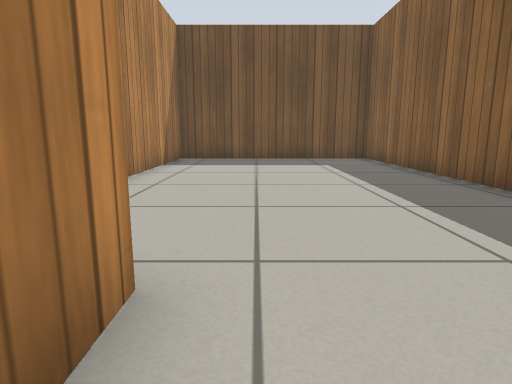
view 1 (above)

12 first-person views from a walk through a world built for the Gazebo simulator. The camera is 0.5 m above the floor, tilts 10° down and sees 75° across. The floor is counted in squares, 0.5 m on a side. Each view is taken from the middle of a square. On the plan, view 1 faces up. The plan holds only what a view shows up to about 12 squares ahead; the rest is blank. Gazebo's built-in surfaces are drawn with simple patterns.

view 2
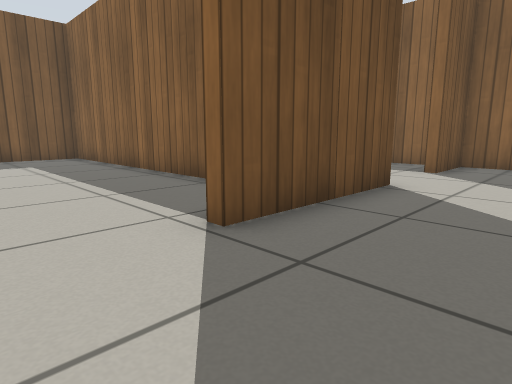

view 3
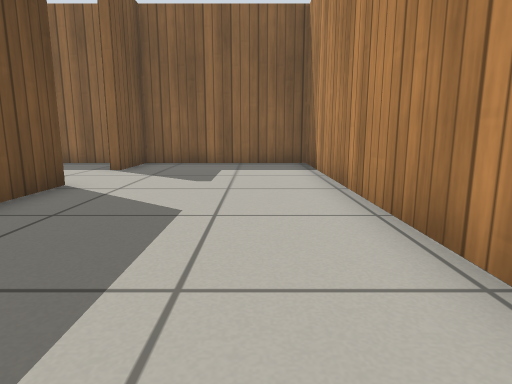

view 4
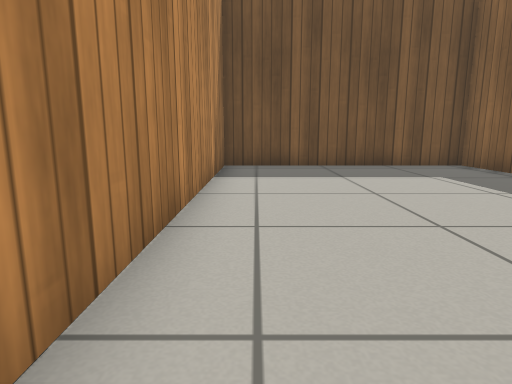

view 5
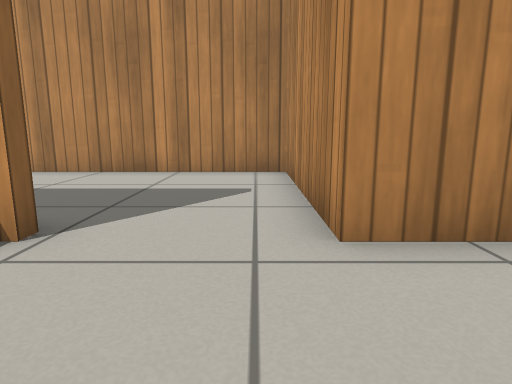

view 6
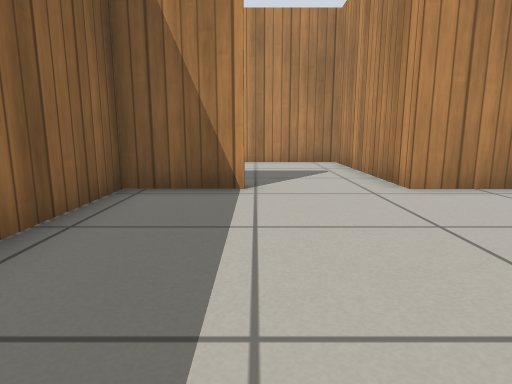

view 7
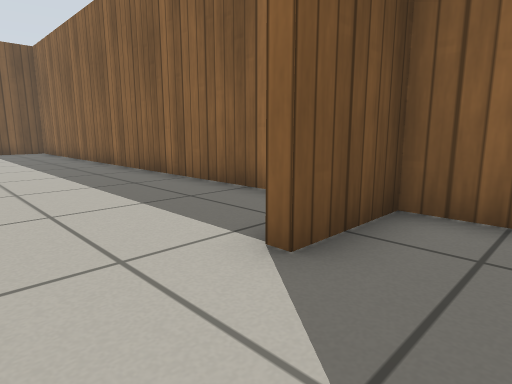

view 8
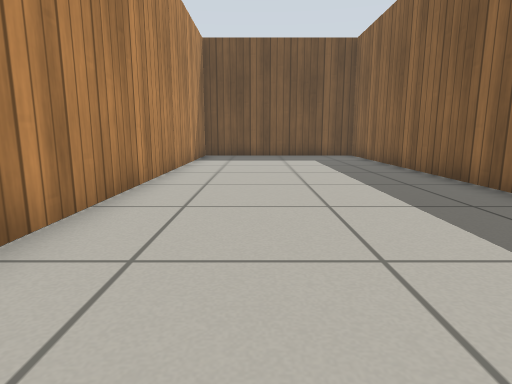

view 9
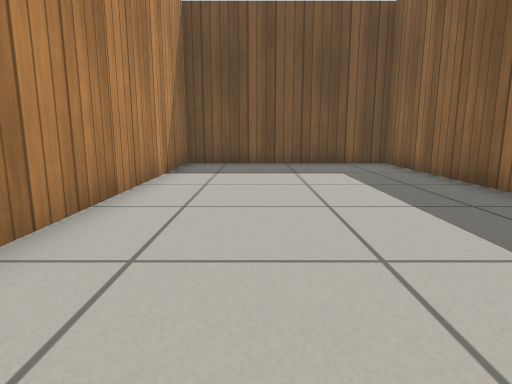

view 10
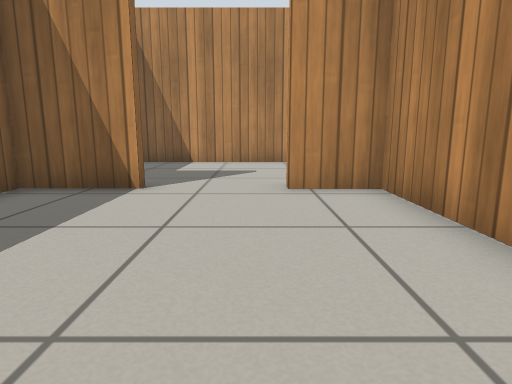

view 11
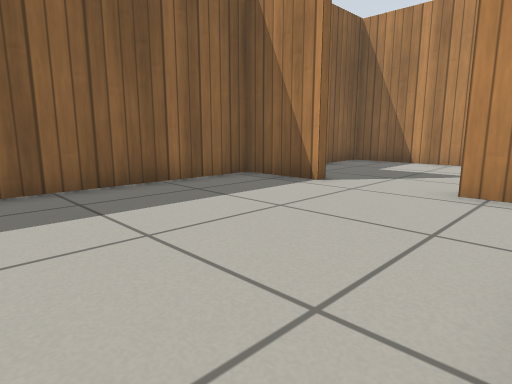

view 12
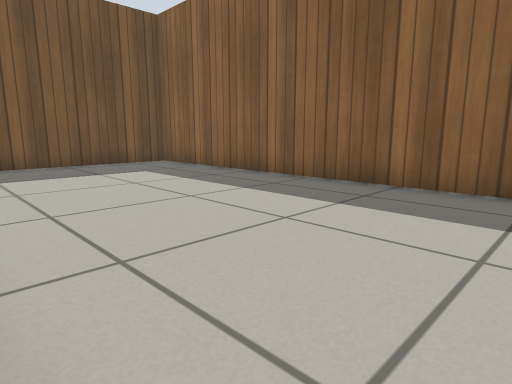

### Floor plan
Ten units are one square. View 1 is at (0, 0); x grows to the right and y downward. Boxes are objects, and circles mark ways between rooms. Rooms are numbered by the first view taken in them; rooms with no view inside come last. Other rooms are left out.
<svg viewBox="-35 -196 153 238">
<path fill="none" stroke="#000" d="M64 -20 64 -17 22 -17M-8 -20 -8 37 113 37 113 -17 90 -17M22 -17 22 -20 44 -20 44 -134 -30 -134 -30 -41M-26 -20 -8 -20M47 -51 47 -20 64 -20M90 -20 113 -20 113 -191 47 -191 47 -69"/>
<circle cx="10" cy="-20" r="3" fill="#2a7"/>
<circle cx="80" cy="-20" r="3" fill="#2a7"/>
<text x="60" y="10">1</text>
<text x="10" y="-80">2</text>
<text x="80" y="-110">3</text>
</svg>
Room 1 opens to room 2. Room 1 opens to room 3.

Where each view was taken, in squares from view 1:
view 1: 0 up, 0 right, facing up
view 2: 1 down, 0 right, facing up-right
view 3: 2 down, 0 right, facing right
view 4: 3 up, 2 left, facing up
view 5: 5 up, 0 right, facing down
view 6: 8 up, 2 right, facing down
view 7: 0 up, 7 right, facing up-right
view 8: 4 up, 7 right, facing up
view 9: 8 up, 7 right, facing up
view 10: 8 up, 7 right, facing down
view 11: 8 up, 5 right, facing down-right
view 12: 8 up, 5 right, facing up-right
